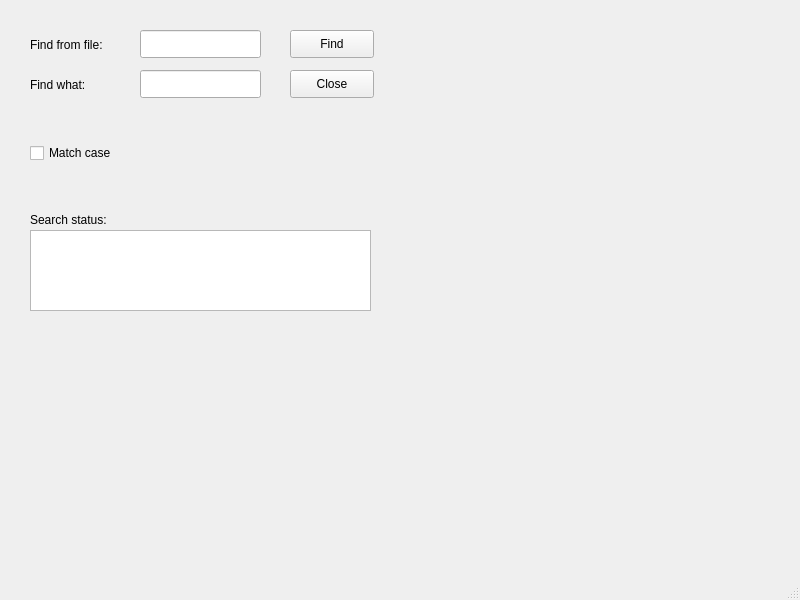
<?xml version="1.0" encoding="UTF-8"?>
<ui version="4.0">
 <class>MainWindow</class>
 <widget class="QMainWindow" name="MainWindow">
  <property name="geometry">
   <rect>
    <x>0</x>
    <y>0</y>
    <width>800</width>
    <height>600</height>
   </rect>
  </property>
  <property name="windowTitle">
   <string>MainWindow</string>
  </property>
  <widget class="QWidget" name="centralwidget">
   <widget class="QLabel" name="label">
    <property name="geometry">
     <rect>
      <x>30</x>
      <y>29</y>
      <width>101</width>
      <height>31</height>
     </rect>
    </property>
    <property name="text">
     <string>Find from file:</string>
    </property>
   </widget>
   <widget class="QLabel" name="label_2">
    <property name="geometry">
     <rect>
      <x>30</x>
      <y>69</y>
      <width>81</width>
      <height>31</height>
     </rect>
    </property>
    <property name="text">
     <string>Find what:</string>
    </property>
   </widget>
   <widget class="QLineEdit" name="fileLineEdit">
    <property name="geometry">
     <rect>
      <x>140</x>
      <y>30</y>
      <width>121</width>
      <height>28</height>
     </rect>
    </property>
   </widget>
   <widget class="QLineEdit" name="keyLineEdit">
    <property name="geometry">
     <rect>
      <x>140</x>
      <y>70</y>
      <width>121</width>
      <height>28</height>
     </rect>
    </property>
   </widget>
   <widget class="QPushButton" name="findPushButton">
    <property name="geometry">
     <rect>
      <x>290</x>
      <y>30</y>
      <width>84</width>
      <height>28</height>
     </rect>
    </property>
    <property name="text">
     <string>Find</string>
    </property>
   </widget>
   <widget class="QPushButton" name="closePushButton">
    <property name="geometry">
     <rect>
      <x>290</x>
      <y>70</y>
      <width>84</width>
      <height>28</height>
     </rect>
    </property>
    <property name="text">
     <string>Close</string>
    </property>
   </widget>
   <widget class="QCheckBox" name="matchCheckBox">
    <property name="geometry">
     <rect>
      <x>30</x>
      <y>140</y>
      <width>101</width>
      <height>26</height>
     </rect>
    </property>
    <property name="text">
     <string>Match case</string>
    </property>
   </widget>
   <widget class="QLabel" name="label_3">
    <property name="geometry">
     <rect>
      <x>30</x>
      <y>210</y>
      <width>101</width>
      <height>20</height>
     </rect>
    </property>
    <property name="text">
     <string>Search status:</string>
    </property>
   </widget>
   <widget class="QTextBrowser" name="textBrowser">
    <property name="geometry">
     <rect>
      <x>30</x>
      <y>230</y>
      <width>341</width>
      <height>81</height>
     </rect>
    </property>
   </widget>
  </widget>
  <widget class="QMenuBar" name="menubar">
   <property name="geometry">
    <rect>
     <x>0</x>
     <y>0</y>
     <width>800</width>
     <height>25</height>
    </rect>
   </property>
  </widget>
  <widget class="QStatusBar" name="statusbar"/>
 </widget>
 <resources/>
 <connections>
  <connection>
   <sender>closePushButton</sender>
   <signal>clicked()</signal>
   <receiver>MainWindow</receiver>
   <slot>close()</slot>
   <hints>
    <hint type="sourcelabel">
     <x>331</x>
     <y>108</y>
    </hint>
    <hint type="destinationlabel">
     <x>402</x>
     <y>119</y>
    </hint>
   </hints>
  </connection>
 </connections>
</ui>
